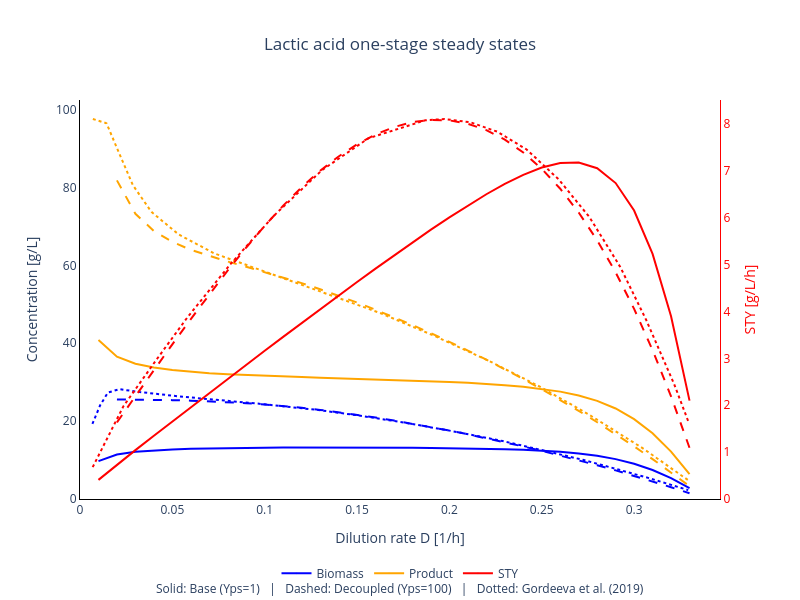

Source (notebook cell):
### Code cell
# Build combined figure
fig_combined = go.Figure(base_traces + decoupled_traces)

# Add Gordeeva digitized (dotted lines)
data_map = {"Biomass": (X_df, "blue"), "Product": (P_df, "orange"), "STY": (STY_df, "red")}

for name, (dat, color) in data_map.items():
    fig_combined.add_trace(go.Scatter(
        x=dat["x"], y=dat["y"], mode="lines",
        yaxis="y2" if name == "STY" else "y",  # STY on secondary y-axis
        name=name,
        showlegend=False,
        line=dict(color=color, dash="dot")
    ))
    

# Dynamic limits from ALL traces
conc_traces = [t for t in fig_combined.data if not hasattr(t, 'yaxis') or t.yaxis != "y2"]
sty_traces = [t for t in fig_combined.data if hasattr(t, 'yaxis') and t.yaxis == "y2"]

ymax_conc = max([float(max(t.y)) for t in conc_traces]) * 1.05
ymax_sty = max([float(max(t.y)) for t in sty_traces]) * 1.05
xmax = max([float(max(t.x)) for t in fig_combined.data]) * 1.05

# Layout - vertical legend to fit all 9 traces
fig_combined.update_layout(
    title=dict(
        text="Lactic acid one-stage steady states", 
        x=0.5, 
        xanchor="center"
        ),
    plot_bgcolor="white",
    paper_bgcolor="white",
    xaxis=dict(
        title="Dilution rate D [1/h]",
        showline=True,
        linecolor="black",
        range=[0, xmax]
    ),
    yaxis=dict(
        title="Concentration [g/L]",
        range=[0, ymax_conc],
        showline=True,
        linecolor="black",
    ),

    yaxis2=dict(
        title=dict(text="STY [g/L/h]",
                   font=dict(color="red")),
        overlaying="y",
        side="right",
        range=[0, ymax_sty],
        linecolor="red",
        tickfont=dict(color="red")),
    width=800, 
    height=600,
    legend=dict(
        orientation="h",
        x=0.5,
        y=-0.15,
        xanchor="center",
        yanchor="top",
    )
)
fig_combined.add_annotation(
    text=(
        "Solid: Base (Yps=1)   |   "
        "Dashed: Decoupled (Yps=100)   |   "
        "Dotted: Gordeeva et al. (2019)"
    ),
    xref="paper", yref="paper",
    showarrow=False,
    align='center',
    yanchor='bottom',
    xanchor="center",
    x=0.5,
    y=-0.25,
)
fig_combined.show()

### Figure 1 — Plotly figure (JSON) as saved in the notebook; plotly's stock layout.template omitted (floating-point values rounded to 4 significant figures)
{"data": [{"hovertemplate": "X<sub>OS</sub> = %{y:.2f} g/L <br>D = %{x:.2f} /h<extra></extra>", "line": {"color": "blue", "dash": "solid"}, "marker": {"opacity": 0, "size": 1}, "mode": "lines+markers", "name": "Biomass", "showlegend": true, "type": "scatter", "x": [0.01, 0.02, 0.03, 0.04, 0.05, 0.06, 0.07, 0.08, 0.09, 0.1, 0.11, 0.12, 0.13, 0.14, 0.15, 0.16, 0.17, 0.18, 0.19, 0.2, 0.21, 0.22, 0.23, 0.24, 0.25, 0.26, 0.27, 0.28, 0.29, 0.3, 0.31, 0.32, 0.33], "y": [9.723, 11.42, 12.12, 12.5, 12.73, 12.89, 13.0, 13.08, 13.14, 13.18, 13.21, 13.23, 13.24, 13.24, 13.23, 13.22, 13.2, 13.16, 13.12, 13.07, 12.99, 12.9, 12.78, 12.62, 12.41, 12.11, 11.7, 11.1, 10.25, 9.052, 7.449, 5.386, 2.814], "yaxis": "y"}, {"hovertemplate": "P<sub>OS</sub> = %{y:.2f} g/L<br>D = %{x:.2f} /h<extra></extra>", "line": {"color": "orange", "dash": "solid"}, "marker": {"opacity": 0, "size": 1}, "mode": "lines+markers", "name": "Product", "showlegend": true, "type": "scatter", "x": [0.01, 0.02, 0.03, 0.04, 0.05, 0.06, 0.07, 0.08, 0.09, 0.1, 0.11, 0.12, 0.13, 0.14, 0.15, 0.16, 0.17, 0.18, 0.19, 0.2, 0.21, 0.22, 0.23, 0.24, 0.25, 0.26, 0.27, 0.28, 0.29, 0.3, 0.31, 0.32, 0.33], "y": [40.84, 36.55, 34.75, 33.75, 33.11, 32.65, 32.31, 32.04, 31.82, 31.63, 31.46, 31.3, 31.15, 31.01, 30.87, 30.73, 30.58, 30.42, 30.25, 30.05, 29.83, 29.56, 29.23, 28.82, 28.29, 27.58, 26.6, 25.21, 23.25, 20.52, 16.87, 12.19, 6.361], "yaxis": "y"}, {"hovertemplate": "STY<sub>OS</sub> = %{y:.2f} g/L/h<br>D = %{x:.2f} /h<extra></extra>", "line": {"color": "red", "dash": "solid"}, "marker": {"opacity": 0, "size": 1}, "mode": "lines+markers", "name": "STY", "showlegend": true, "type": "scatter", "x": [0.01, 0.02, 0.03, 0.04, 0.05, 0.06, 0.07, 0.08, 0.09, 0.1, 0.11, 0.12, 0.13, 0.14, 0.15, 0.16, 0.17, 0.18, 0.19, 0.2, 0.21, 0.22, 0.23, 0.24, 0.25, 0.26, 0.27, 0.28, 0.29, 0.3, 0.31, 0.32, 0.33], "y": [0.4084, 0.7309, 1.042, 1.35, 1.655, 1.959, 2.262, 2.563, 2.864, 3.163, 3.46, 3.756, 4.05, 4.342, 4.631, 4.917, 5.199, 5.476, 5.747, 6.01, 6.263, 6.503, 6.723, 6.917, 7.072, 7.17, 7.181, 7.059, 6.742, 6.155, 5.229, 3.9, 2.099], "yaxis": "y2"}, {"hovertemplate": "X<sub>OS</sub> = %{y:.2f} g/L <br>D = %{x:.2f} /h<extra></extra>", "line": {"color": "blue", "dash": "dash"}, "marker": {"opacity": 0, "size": 1}, "mode": "lines+markers", "name": "Biomass", "showlegend": false, "type": "scatter", "x": [0.01, 0.02, 0.03, 0.04, 0.05, 0.06, 0.07, 0.08, 0.09, 0.1, 0.11, 0.12, 0.13, 0.14, 0.15, 0.16, 0.17, 0.18, 0.19, 0.2, 0.21, 0.22, 0.23, 0.24, 0.25, 0.26, 0.27, 0.28, 0.29, 0.3, 0.31, 0.32, 0.33], "y": [NaN, 25.57, 25.55, 25.49, 25.39, 25.26, 25.1, 24.89, 24.62, 24.29, 23.89, 23.42, 22.88, 22.28, 21.62, 20.91, 20.14, 19.33, 18.47, 17.56, 16.61, 15.62, 14.58, 13.49, 12.36, 11.18, 9.956, 8.679, 7.349, 5.966, 4.525, 3.025, 1.463], "yaxis": "y"}, {"hovertemplate": "P<sub>OS</sub> = %{y:.2f} g/L<br>D = %{x:.2f} /h<extra></extra>", "line": {"color": "orange", "dash": "dash"}, "marker": {"opacity": 0, "size": 1}, "mode": "lines+markers", "name": "Product", "showlegend": false, "type": "scatter", "x": [0.01, 0.02, 0.03, 0.04, 0.05, 0.06, 0.07, 0.08, 0.09, 0.1, 0.11, 0.12, 0.13, 0.14, 0.15, 0.16, 0.17, 0.18, 0.19, 0.2, 0.21, 0.22, 0.23, 0.24, 0.25, 0.26, 0.27, 0.28, 0.29, 0.3, 0.31, 0.32, 0.33], "y": [NaN, 81.83, 73.25, 68.81, 66.01, 64.0, 62.38, 60.97, 59.63, 58.29, 56.9, 55.43, 53.87, 52.21, 50.46, 48.61, 46.69, 44.67, 42.57, 40.39, 38.13, 35.78, 33.34, 30.81, 28.18, 25.46, 22.64, 19.71, 16.68, 13.52, 10.25, 6.845, 3.308], "yaxis": "y"}, {"hovertemplate": "STY<sub>OS</sub> = %{y:.2f} g/L/h<br>D = %{x:.2f} /h<extra></extra>", "line": {"color": "red", "dash": "dash"}, "marker": {"opacity": 0, "size": 1}, "mode": "lines+markers", "name": "STY", "showlegend": false, "type": "scatter", "x": [0.01, 0.02, 0.03, 0.04, 0.05, 0.06, 0.07, 0.08, 0.09, 0.1, 0.11, 0.12, 0.13, 0.14, 0.15, 0.16, 0.17, 0.18, 0.19, 0.2, 0.21, 0.22, 0.23, 0.24, 0.25, 0.26, 0.27, 0.28, 0.29, 0.3, 0.31, 0.32, 0.33], "y": [NaN, 1.637, 2.197, 2.753, 3.301, 3.84, 4.367, 4.878, 5.367, 5.829, 6.259, 6.652, 7.003, 7.309, 7.568, 7.778, 7.936, 8.041, 8.089, 8.079, 8.007, 7.871, 7.668, 7.394, 7.046, 6.62, 6.113, 5.52, 4.836, 4.057, 3.177, 2.19, 1.092], "yaxis": "y2"}, {"line": {"color": "blue", "dash": "dot"}, "mode": "lines", "name": "Biomass", "showlegend": false, "type": "scatter", "x": [0.006715, 0.009233, 0.01091, 0.01511, 0.02126, 0.03245, 0.05344, 0.09624, 0.129, 0.1511, 0.1791, 0.2051, 0.2289, 0.2524, 0.2722, 0.2876, 0.3089, 0.3293], "y": [19.3, 22.22, 24.07, 27.33, 28.2, 27.47, 26.35, 24.51, 22.85, 21.44, 19.35, 17.12, 14.88, 12.3, 10.06, 8.071, 5.251, 2.285], "yaxis": "y"}, {"line": {"color": "orange", "dash": "dot"}, "mode": "lines", "name": "Product", "showlegend": false, "type": "scatter", "x": [0.006961, 0.01431, 0.02127, 0.02862, 0.03867, 0.05337, 0.07271, 0.1036, 0.1628, 0.1926, 0.2216, 0.2494, 0.2761, 0.3048, 0.3291], "y": [97.59, 96.51, 88.73, 80.6, 73.73, 67.95, 63.07, 57.83, 47.71, 41.75, 35.42, 28.73, 21.51, 13.01, 4.88], "yaxis": "y"}, {"line": {"color": "red", "dash": "dot"}, "mode": "lines", "name": "STY", "showlegend": false, "type": "scatter", "x": [0.006863, 0.02353, 0.04085, 0.05817, 0.0817, 0.1049, 0.131, 0.1562, 0.1869, 0.1974, 0.2114, 0.2258, 0.2418, 0.2592, 0.2758, 0.2758, 0.2925, 0.3065, 0.3216, 0.3297], "y": [0.6792, 1.981, 2.943, 3.877, 5.024, 6.042, 7.019, 7.698, 8.08, 8.108, 8.038, 7.84, 7.458, 6.821, 6.014, 6.014, 4.953, 3.821, 2.462, 1.613], "yaxis": "y2"}], "layout": {"annotations": [{"align": "center", "showarrow": false, "text": "Solid: Base (Yps=1)   |   Dashed: Decoupled (Yps=100)   |   Dotted: Gordeeva et al. (2019)", "x": 0.5, "xanchor": "center", "xref": "paper", "y": -0.25, "yanchor": "bottom", "yref": "paper"}], "height": 600, "legend": {"orientation": "h", "x": 0.5, "xanchor": "center", "y": -0.15, "yanchor": "top"}, "paper_bgcolor": "white", "plot_bgcolor": "white", "title": {"text": "Lactic acid one-stage steady states", "x": 0.5, "xanchor": "center"}, "width": 800, "xaxis": {"linecolor": "black", "range": [0, 0.3465], "showline": true, "title": {"text": "Dilution rate D [1/h]"}}, "yaxis": {"linecolor": "black", "range": [0, 102.5], "showline": true, "title": {"text": "Concentration [g/L]"}}, "yaxis2": {"linecolor": "red", "overlaying": "y", "range": [0, 8.514], "side": "right", "tickfont": {"color": "red"}, "title": {"font": {"color": "red"}, "text": "STY [g/L/h]"}}}}
